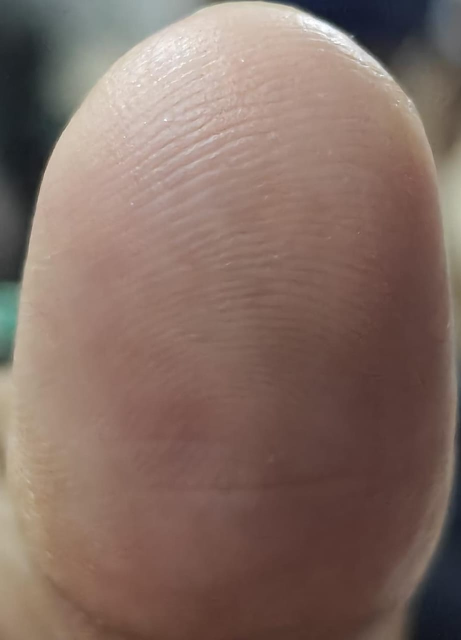
#> input picture test_images/avinash.jpg, 922 x 1280 px (shown at 1/2 size)
$ python fingerprint_validator.py
#> lines starting #> are read from the running program, lines starting #| are printed output that depends on the picture; after the words box and inside, x2 and y2 are one past the last pixel; in counts of white or black regions, pixels touching at a corner belong together
#> the answer given: ../test_images/avinash.jpg
import cv2
import numpy as np

# Constants
IMAGE_SIZE = (224, 224)  # Resize to match model input

# Function to check if the image is a fingerprint (basic check using contours)
def is_fingerprint_image(img_path):
#> called with img_path = '../test_images/avinash.jpg'
    img = cv2.imread(img_path, cv2.IMREAD_GRAYSCALE)
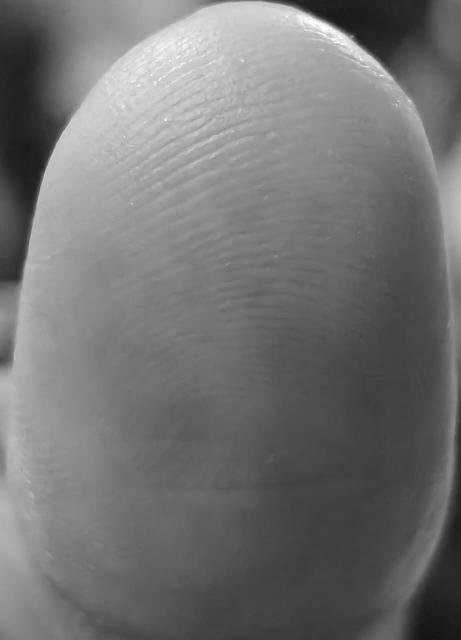
#> img: shape (1280, 922) (shown at 1/2 size); min 20, max 255, mean 114.5
    if img is None:
        raise ValueError("Error loading image. Please check the file path.")

    # Resize the image
    img_resized = cv2.resize(img, IMAGE_SIZE)
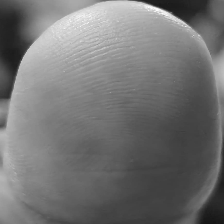
#> img_resized: shape (224, 224); min 21, max 254, mean 114.4

    # Apply thresholding to extract edges
    _, thresh = cv2.threshold(img_resized, 120, 255, cv2.THRESH_BINARY)
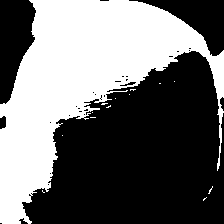
#> thresh: shape (224, 224); 42.3% white; 14 white regions (13 under 20 px)

    # Find contours in the image
    contours, _ = cv2.findContours(thresh, cv2.RETR_EXTERNAL, cv2.CHAIN_APPROX_SIMPLE)
#> contours = 14 contours, 13 with area under 20; largest, box (x1, y1, x2, y2) and area: (0, 0, 224, 224) 20641

    # A basic assumption: A fingerprint should have a significant number of contours
    if len(contours) > 10:
        return True  # Likely a fingerprint
    else:
        return False  # Likely not a fingerprint

# Test the function
if __name__ == "__main__":
    image_path = input("Enter the path to the fingerprint image: ")
    if is_fingerprint_image(image_path):
        print("✅ Valid fingerprint image.")
    else:
        print("❌ Invalid fingerprint image.")

$ run again, on test_images/john.jpg
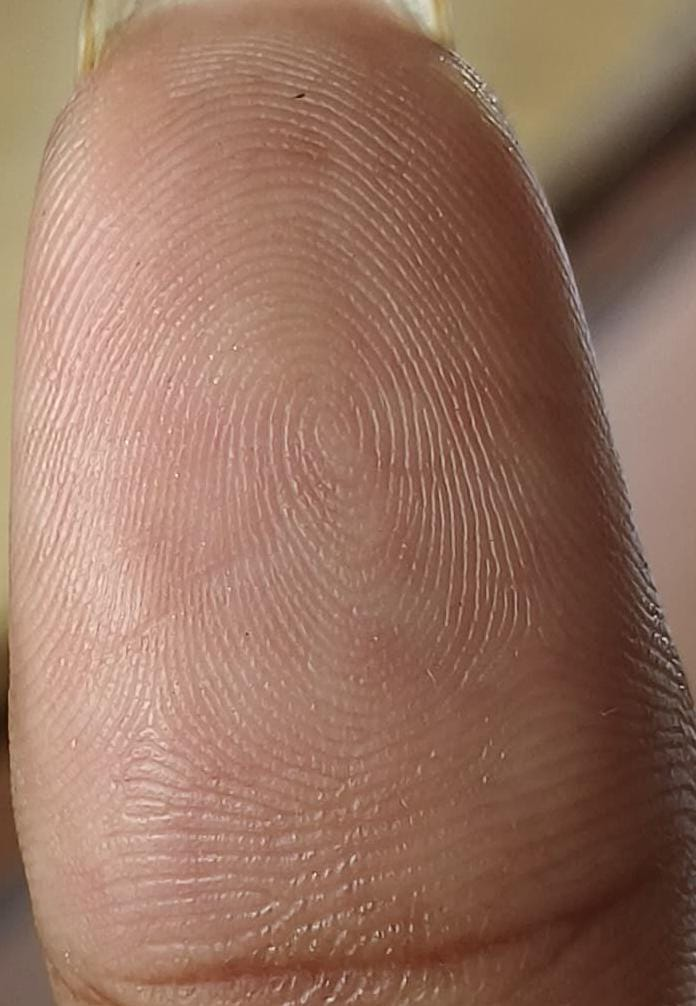
#> input picture test_images/john.jpg, 696 x 1006 px
#> in is_fingerprint_image, `img_resized = cv2.resize(img, IMAGE_SIZE)`:
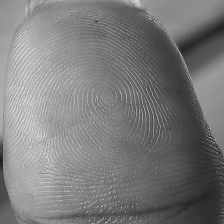
#> img_resized: shape (224, 224); min 25, max 235, mean 122.3
#> in is_fingerprint_image, `_, thresh = cv2.threshold(img_resized, 120, 255, cv2.THRESH_BINARY)`:
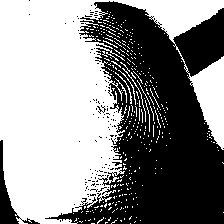
#> thresh: shape (224, 224); 55.4% white; 119 black regions (116 under 20 px)
#> contours = 347 contours, 346 with area under 20; largest, box (x1, y1, x2, y2) and area: (0, 0, 224, 224) 25989

$ run again, on test_images/pranay.jpg
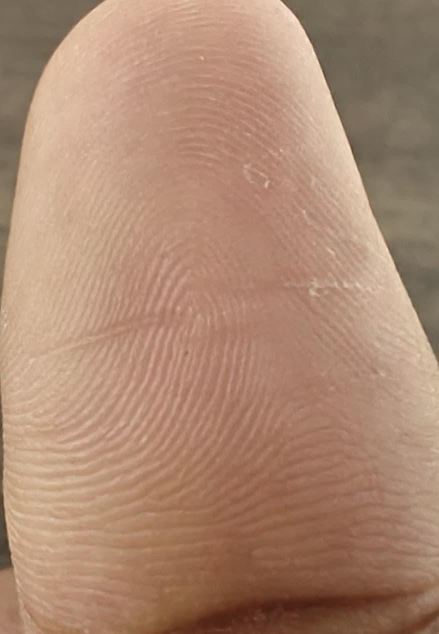
#> input picture test_images/pranay.jpg, 878 x 1268 px (shown at 1/2 size)
#> in is_fingerprint_image, `img_resized = cv2.resize(img, IMAGE_SIZE)`:
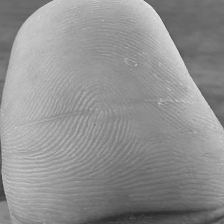
#> img_resized: shape (224, 224); min 40, max 233, mean 144.6
#> in is_fingerprint_image, `_, thresh = cv2.threshold(img_resized, 120, 255, cv2.THRESH_BINARY)`:
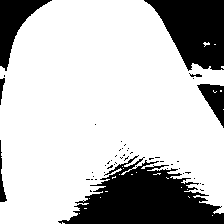
#> thresh: shape (224, 224); 75.4% white; 47 black regions (40 under 20 px)
#> contours = 25 contours, 24 with area under 20; largest, box (x1, y1, x2, y2) and area: (0, 0, 224, 224) 37176
